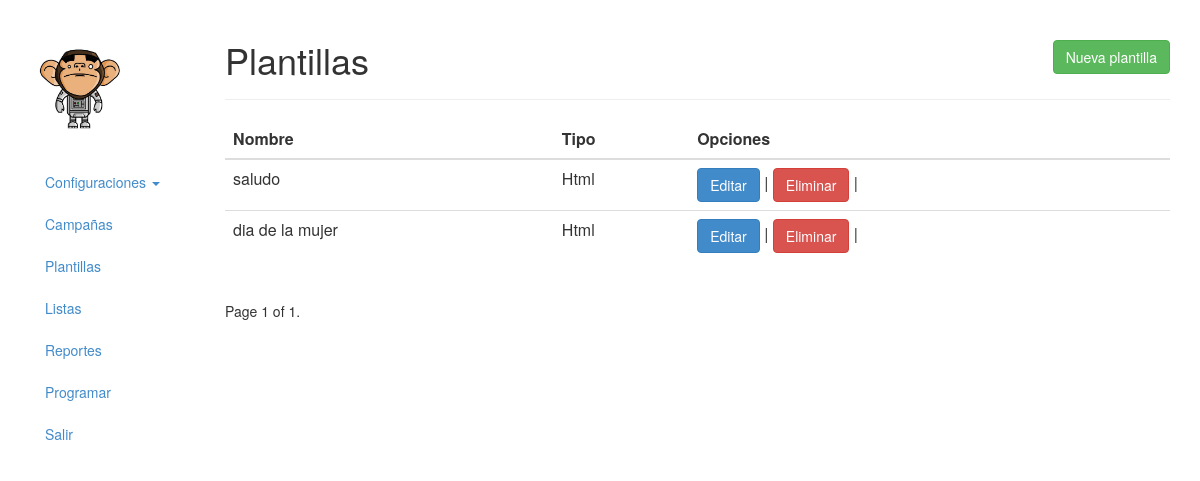
The page /template/ (signed in) on the database as committed earlier.
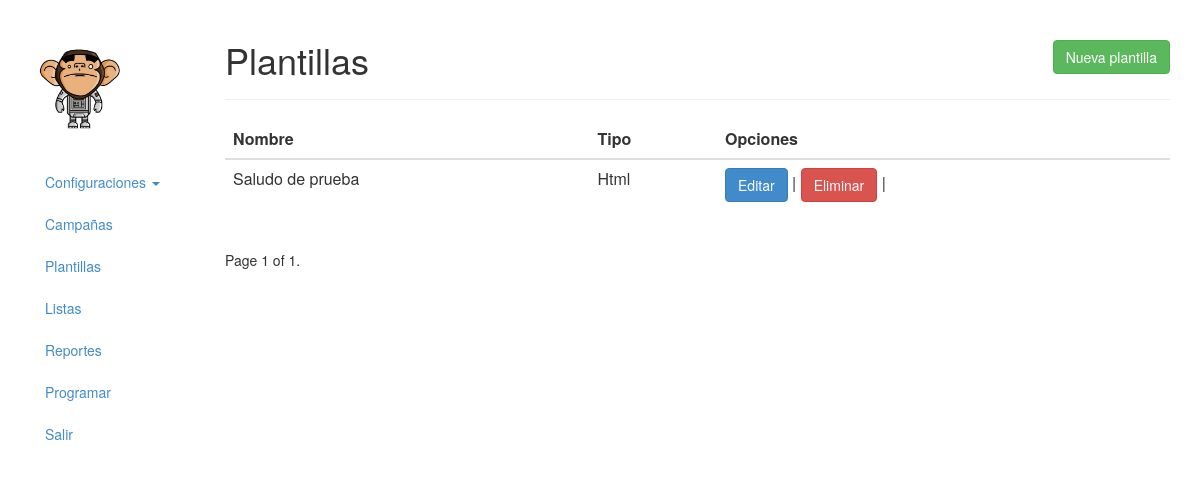
The same page on the database as committed later.
### apps/mail/models/Template.py (models this page shows, shortened)
class Template(models.Model):
    TYPE_TEXT = 1
    TYPE_HTML = 2
    CHOICE_TYPES = (
        (TYPE_TEXT,'Texto'),
        (TYPE_HTML,'Html'),
    )
    type = models.SmallIntegerField(
        choices=CHOICE_TYPES,
        default=TYPE_TEXT,
        verbose_name='Tipo',
    )
    name = models.CharField(
        max_length=45,
        verbose_name='Nombre',
    )
    content = models.TextField(
        verbose_name='Cuerpo del mensaje',
    )
    created = models.DateTimeField(
        auto_now_add=True,
        editable=False
    )
    modified = models.DateTimeField(
        editable=False,
        auto_now=True
    )
    class Meta:
        app_label = 'mail'

### apps/mail/views/Template.py (the view)
class TemplateView(LoginRequiredMixin, ListView):
    model = Template
    paginate_by = settings.PAGINATE_SIZE
    template_name = 'template/list.html'

### apps/mail/templates/template/list.html (shortened to what this page needs)
{% extends 'base.html' %}
{% block content %}
    <div class="page-header">
        <div class="tools">
            <a href="{% url "template_create_view" %}" class="btn btn-success button-header">
                Nueva plantilla</a>
        </div>
        <h1 class="header-title">Plantillas</h1>
    </div>
    <table class="table table-hover">
        <thead>
        <tr>
            <th>Nombre</th>
            <th>Tipo</th>
            <th>Opciones</th>
        </tr>
        </thead>
        <tbody>
        {% for template in object_list %}
            <tr>
                <td>{{ template.name }}</td>
                <td>{{ template.get_type_display }}</td>
                <td>
                    <a class="btn btn-primary" href="{% url "template_update_view" template.pk %}">Editar</a> |
                    <a class="btn btn-danger deletePermission" data-toggle="modal" data-target="#modalDelete" data-id="{{ template.id }}">Eliminar</a> |
                </td>
            </tr>
        {% endfor %}
        </tbody>
    </table>
    <div class="pagination">
        <span class="step-links">
            <span class="current">
                Page {{ page_obj.number }} of {{ paginator.num_pages }}.
            </span>
        </span>
    </div>
{% endblock content %}

Rows that differ between the two databases and show on the page:
removed Template: name "saludo", type "Html"
changed Template "Html": name "dia de la mujer" → "Saludo de prueba"
